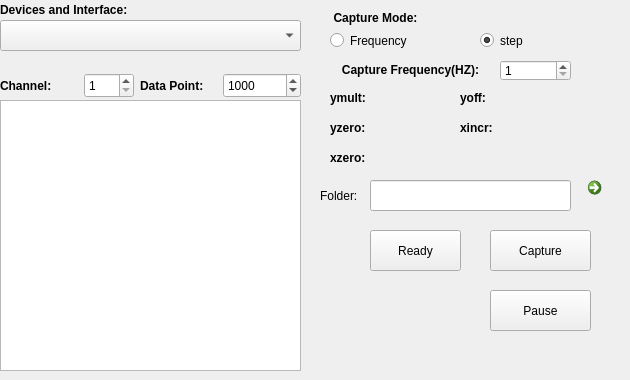
    <widget class="QWidget" name="tab_3">
     <attribute name="title">
      <string>Data Capture</string>
     </attribute>
     <widget class="QCommandLinkButton" name="FolderSet">
      <property name="geometry">
       <rect>
        <x>580</x>
        <y>170</y>
        <width>41</width>
        <height>41</height>
       </rect>
      </property>
      <property name="text">
       <string/>
      </property>
     </widget>
     <widget class="QPushButton" name="CaptureBut">
      <property name="geometry">
       <rect>
        <x>490</x>
        <y>230</y>
        <width>101</width>
        <height>41</height>
       </rect>
      </property>
      <property name="text">
       <string>Capture</string>
      </property>
     </widget>
     <widget class="QLabel" name="label_39">
      <property name="geometry">
       <rect>
        <x>320</x>
        <y>180</y>
        <width>51</width>
        <height>31</height>
       </rect>
      </property>
      <property name="text">
       <string>Folder:</string>
      </property>
     </widget>
     <widget class="QLineEdit" name="FolderText">
      <property name="geometry">
       <rect>
        <x>370</x>
        <y>180</y>
        <width>201</width>
        <height>31</height>
       </rect>
      </property>
     </widget>
     <widget class="QLabel" name="label_40">
      <property name="geometry">
       <rect>
        <x>0</x>
        <y>0</y>
        <width>141</width>
        <height>21</height>
       </rect>
      </property>
      <property name="text">
       <string>&lt;html&gt;&lt;head/&gt;&lt;body&gt;&lt;p&gt;&lt;span style=&quot; font-weight:600;&quot;&gt;Devices and Interface:&lt;/span&gt;&lt;/p&gt;&lt;/body&gt;&lt;/html&gt;</string>
      </property>
     </widget>
     <widget class="QComboBox" name="Interface">
      <property name="geometry">
       <rect>
        <x>0</x>
        <y>20</y>
        <width>301</width>
        <height>31</height>
       </rect>
      </property>
      <property name="currentText">
       <string/>
      </property>
     </widget>
     <widget class="QPushButton" name="ReadyBut">
      <property name="geometry">
       <rect>
        <x>370</x>
        <y>230</y>
        <width>91</width>
        <height>41</height>
       </rect>
      </property>
      <property name="text">
       <string>Ready</string>
      </property>
     </widget>
     <widget class="QTextEdit" name="InfoText">
      <property name="geometry">
       <rect>
        <x>0</x>
        <y>100</y>
        <width>301</width>
        <height>271</height>
       </rect>
      </property>
     </widget>
     <widget class="QLabel" name="label_43">
      <property name="geometry">
       <rect>
        <x>330</x>
        <y>60</y>
        <width>161</width>
        <height>21</height>
       </rect>
      </property>
      <property name="text">
       <string>&lt;html&gt;&lt;head/&gt;&lt;body&gt;&lt;p align=&quot;center&quot;&gt;&lt;span style=&quot; font-weight:600;&quot;&gt;Capture Frequency(HZ):&lt;/span&gt;&lt;/p&gt;&lt;/body&gt;&lt;/html&gt;</string>
      </property>
     </widget>
     <widget class="QSpinBox" name="Frequency">
      <property name="geometry">
       <rect>
        <x>500</x>
        <y>60</y>
        <width>71</width>
        <height>21</height>
       </rect>
      </property>
      <property name="minimum">
       <number>1</number>
      </property>
      <property name="maximum">
       <number>1000</number>
      </property>
     </widget>
     <widget class="QPushButton" name="CapturePause">
      <property name="geometry">
       <rect>
        <x>490</x>
        <y>290</y>
        <width>101</width>
        <height>41</height>
       </rect>
      </property>
      <property name="text">
       <string>Pause</string>
      </property>
     </widget>
     <widget class="QWidget" name="layoutWidget">
      <property name="geometry">
       <rect>
        <x>0</x>
        <y>70</y>
        <width>301</width>
        <height>32</height>
       </rect>
      </property>
      <layout class="QHBoxLayout" name="horizontalLayout_8">
       <item>
        <widget class="QLabel" name="label_41">
         <property name="minimumSize">
          <size>
           <width>0</width>
           <height>25</height>
          </size>
         </property>
         <property name="text">
          <string>&lt;html&gt;&lt;head/&gt;&lt;body&gt;&lt;p&gt;&lt;span style=&quot; font-weight:600;&quot;&gt;Channel:&lt;/span&gt;&lt;/p&gt;&lt;/body&gt;&lt;/html&gt;</string>
         </property>
        </widget>
       </item>
       <item>
        <widget class="QSpinBox" name="Channel">
         <property name="minimumSize">
          <size>
           <width>0</width>
           <height>25</height>
          </size>
         </property>
         <property name="maximumSize">
          <size>
           <width>50</width>
           <height>16777215</height>
          </size>
         </property>
         <property name="minimum">
          <number>1</number>
         </property>
         <property name="maximum">
          <number>4</number>
         </property>
         <property name="value">
          <number>1</number>
         </property>
        </widget>
       </item>
       <item>
        <widget class="QLabel" name="label_42">
         <property name="minimumSize">
          <size>
           <width>0</width>
           <height>25</height>
          </size>
         </property>
         <property name="text">
          <string>&lt;html&gt;&lt;head/&gt;&lt;body&gt;&lt;p&gt;&lt;span style=&quot; font-weight:600;&quot;&gt;Data Point:&lt;/span&gt;&lt;/p&gt;&lt;/body&gt;&lt;/html&gt;</string>
         </property>
        </widget>
       </item>
       <item>
        <widget class="QSpinBox" name="Points">
         <property name="minimumSize">
          <size>
           <width>0</width>
           <height>25</height>
          </size>
         </property>
         <property name="minimum">
          <number>1</number>
         </property>
         <property name="maximum">
          <number>99999</number>
         </property>
         <property name="value">
          <number>1000</number>
         </property>
        </widget>
       </item>
      </layout>
     </widget>
     <widget class="QLabel" name="label_44">
      <property name="geometry">
       <rect>
        <x>330</x>
        <y>90</y>
        <width>41</width>
        <height>16</height>
       </rect>
      </property>
      <property name="text">
       <string>&lt;html&gt;&lt;head/&gt;&lt;body&gt;&lt;p&gt;&lt;span style=&quot; font-weight:600;&quot;&gt;ymult:&lt;/span&gt;&lt;/p&gt;&lt;/body&gt;&lt;/html&gt;</string>
      </property>
     </widget>
     <widget class="QLabel" name="ymult">
      <property name="geometry">
       <rect>
        <x>380</x>
        <y>90</y>
        <width>54</width>
        <height>12</height>
       </rect>
      </property>
      <property name="text">
       <string/>
      </property>
     </widget>
     <widget class="QLabel" name="label_46">
      <property name="geometry">
       <rect>
        <x>460</x>
        <y>90</y>
        <width>51</width>
        <height>16</height>
       </rect>
      </property>
      <property name="text">
       <string>&lt;html&gt;&lt;head/&gt;&lt;body&gt;&lt;p&gt;&lt;span style=&quot; font-weight:600;&quot;&gt;yoff:&lt;/span&gt;&lt;/p&gt;&lt;/body&gt;&lt;/html&gt;</string>
      </property>
     </widget>
     <widget class="QLabel" name="yoff">
      <property name="geometry">
       <rect>
        <x>510</x>
        <y>90</y>
        <width>54</width>
        <height>12</height>
       </rect>
      </property>
      <property name="text">
       <string/>
      </property>
     </widget>
     <widget class="QLabel" name="label_47">
      <property name="geometry">
       <rect>
        <x>330</x>
        <y>120</y>
        <width>41</width>
        <height>16</height>
       </rect>
      </property>
      <property name="text">
       <string>&lt;html&gt;&lt;head/&gt;&lt;body&gt;&lt;p&gt;&lt;span style=&quot; font-weight:600;&quot;&gt;yzero:&lt;/span&gt;&lt;/p&gt;&lt;/body&gt;&lt;/html&gt;</string>
      </property>
     </widget>
     <widget class="QLabel" name="yzero">
      <property name="geometry">
       <rect>
        <x>380</x>
        <y>120</y>
        <width>54</width>
        <height>12</height>
       </rect>
      </property>
      <property name="text">
       <string/>
      </property>
     </widget>
     <widget class="QLabel" name="label_45">
      <property name="geometry">
       <rect>
        <x>460</x>
        <y>120</y>
        <width>51</width>
        <height>16</height>
       </rect>
      </property>
      <property name="text">
       <string>&lt;html&gt;&lt;head/&gt;&lt;body&gt;&lt;p&gt;&lt;span style=&quot; font-weight:600;&quot;&gt;xincr:&lt;/span&gt;&lt;/p&gt;&lt;/body&gt;&lt;/html&gt;</string>
      </property>
     </widget>
     <widget class="QLabel" name="xincr">
      <property name="geometry">
       <rect>
        <x>510</x>
        <y>120</y>
        <width>54</width>
        <height>12</height>
       </rect>
      </property>
      <property name="text">
       <string/>
      </property>
     </widget>
     <widget class="QLabel" name="label_48">
      <property name="geometry">
       <rect>
        <x>330</x>
        <y>150</y>
        <width>41</width>
        <height>16</height>
       </rect>
      </property>
      <property name="text">
       <string>&lt;html&gt;&lt;head/&gt;&lt;body&gt;&lt;p&gt;&lt;span style=&quot; font-weight:600;&quot;&gt;xzero:&lt;/span&gt;&lt;/p&gt;&lt;/body&gt;&lt;/html&gt;</string>
      </property>
     </widget>
     <widget class="QLabel" name="xzero">
      <property name="geometry">
       <rect>
        <x>380</x>
        <y>150</y>
        <width>54</width>
        <height>12</height>
       </rect>
      </property>
      <property name="text">
       <string/>
      </property>
     </widget>
     <widget class="QRadioButton" name="Frequency_mode">
      <property name="geometry">
       <rect>
        <x>330</x>
        <y>30</y>
        <width>91</width>
        <height>21</height>
       </rect>
      </property>
      <property name="text">
       <string>Frequency</string>
      </property>
     </widget>
     <widget class="QRadioButton" name="step_mode">
      <property name="geometry">
       <rect>
        <x>480</x>
        <y>30</y>
        <width>89</width>
        <height>21</height>
       </rect>
      </property>
      <property name="text">
       <string>step</string>
      </property>
      <property name="checked">
       <bool>true</bool>
      </property>
     </widget>
     <widget class="QLabel" name="label_49">
      <property name="geometry">
       <rect>
        <x>330</x>
        <y>10</y>
        <width>91</width>
        <height>16</height>
       </rect>
      </property>
      <property name="text">
       <string>&lt;html&gt;&lt;head/&gt;&lt;body&gt;&lt;p align=&quot;center&quot;&gt;&lt;span style=&quot; font-weight:600;&quot;&gt;Capture Mode:&lt;/span&gt;&lt;/p&gt;&lt;/body&gt;&lt;/html&gt;</string>
      </property>
     </widget>
    </widget>
